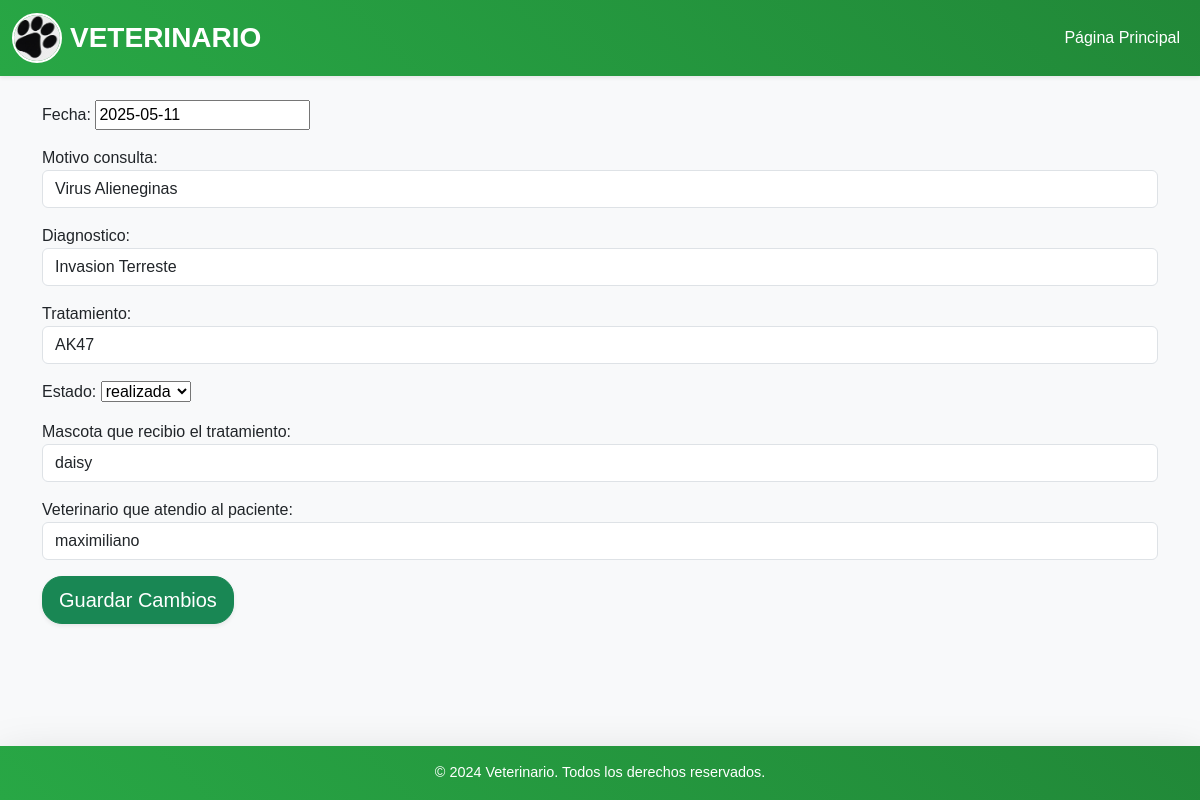
The page /consultas/actualizar/3 on the database its author committed.
### core/models.py (models this page shows)
class Consulta(models.Model):
    fecha = models.DateField()
    motivo = models.TextField("motivo consulta")
    diagnostico = models.CharField("diagnostico", max_length=100)
    tratamiento = models.CharField("tratamiento", max_length=200)
    ESTADOS = [
        ("Finalizada", "finalizada"),
        ("Realizada", "realizada"),
    ]
    estado = models.CharField("estado", max_length=11, choices=ESTADOS)
    mascota = models.ForeignKey(Mascota, on_delete=models.CASCADE)
    veterinario = models.ForeignKey(Veterinario, on_delete=models.CASCADE)
    class Meta:
        db_table = "consultas"

### core/views.py (the view)
# urls.py: path("consultas/actualizar/<int:id>", upConsulta, name = "actualizar-consultas"),
def upConsulta(request, id):
    consulta = get_object_or_404(Consulta, pk=id)
    if request.method == "POST":
        form = ConsultaForm(request.POST, instance=consulta)
        if form.is_valid():
            form.save()
            return redirect('consultas')
    else:
        form = ConsultaForm(instance=consulta)
    return render(request, "form_consulta.html", {"form": form})

### core/forms.py
class ConsultaForm(forms.ModelForm):
    veterinario = forms.ModelChoiceField(queryset=Veterinario.objects.all(), required=True, widget=forms.Select(attrs={'class': 'form-control'}), label="Veterinario que atendio al paciente" )
    mascota = forms.ModelChoiceField(queryset=Mascota.objects.all(), required=True, widget=forms.Select(attrs={'class': 'form-control'}), label="Mascota que recibio el tratamiento" )
    estado = forms.ChoiceField(choices=Consulta.ESTADOS)
    class Meta:
        model = Consulta
        fields = ["fecha","motivo", "diagnostico", "tratamiento", "estado", "mascota", "veterinario"]
        widgets = {
            'fecha': forms.DateInput(),
            'motivo' : forms.TextInput(attrs={'class': 'form-control', 'placeholder': 'Motivo de consulta'}),
            "diagnostico" : forms.TextInput(attrs={'class': 'form-control', 'placeholder': 'Diagnostico del Medico'}),
            "tratamiento": forms.TextInput(attrs={'class': 'form-control', 'placeholder': 'Tratamiento aplicado por el Medico'}),
            'estado': forms.Select(attrs={'class': 'form-control', 'placeholder': 'Estado de la consulta'}),
        }

### core/models.py (called while the page is built)
    def __str__(self):
        return f"{self.nombre}"

    def __str__(self):
        return f"{self.nombre}"

### core/templates/form_consulta.html (shortened to what this page needs)
{% extends 'base.html' %}
{% load static %}
{% block content %}
<!DOCTYPE html>
<html lang="en">
<head>
</head>
<body>
    <form action="" method="post">
        {{form.as_p}}
        <button type="submit" class="btn btn-success btn-lg  shadow-sm">
            Guardar Cambios
        </button>
    </form>
</body>
</html>
{% endblock %}

### core/static/styles.css (style rules this page uses)
.btn-primary, .btn-success , .btn-danger { border-radius: 20px; transition: transform 0.3s ease, background-color 0.3s ease; }

### rows shown on the page
Consulta: fecha "2025-05-11", motivo "Virus Alieneginas", diagnostico "Invasion Terreste", tratamiento "AK47", estado "realizada", mascota "daisy", veterinario "maximiliano"
